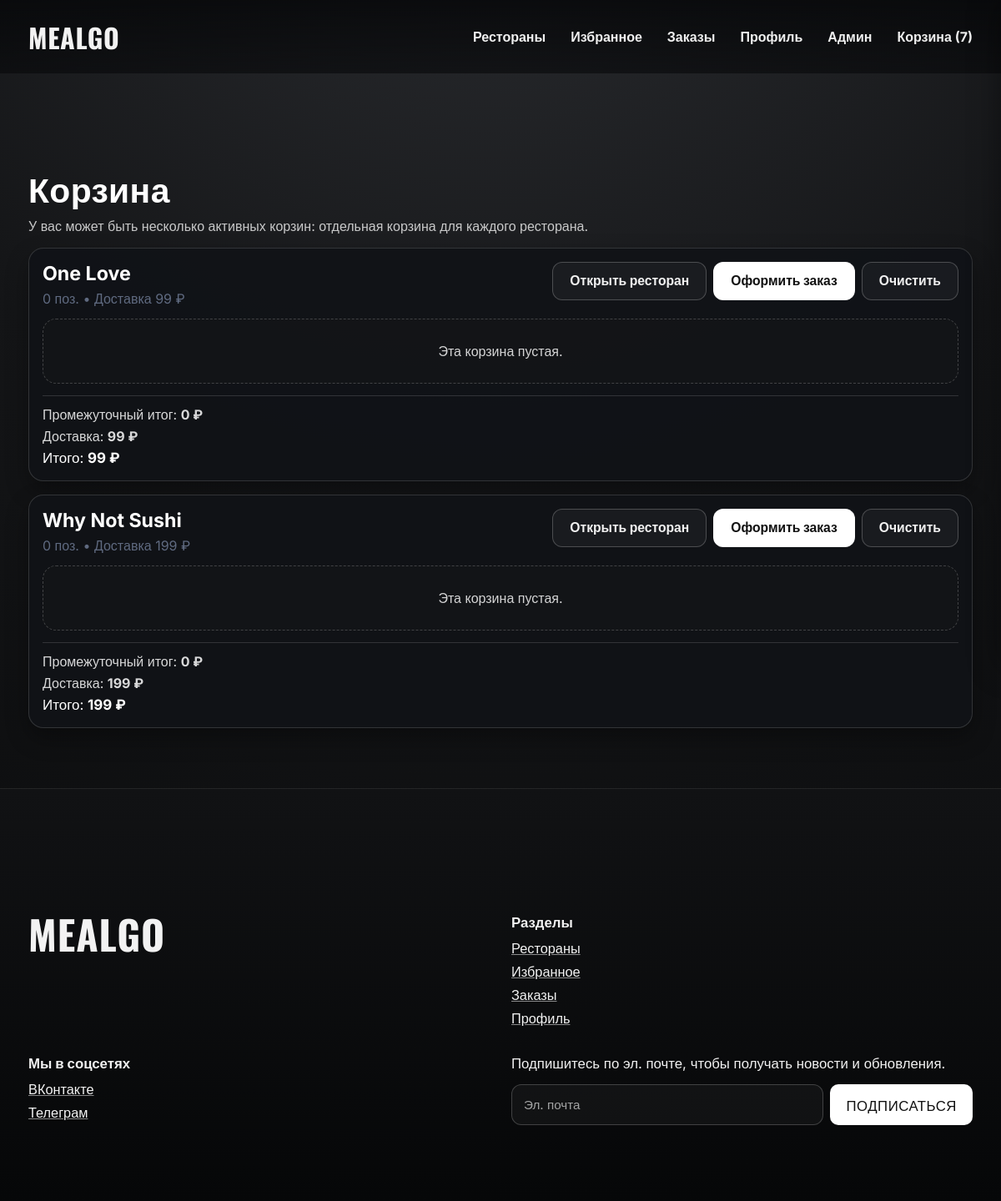
Screenshot of /public/cart.php (signed in) with the database file from the repository.
### tables this page shows
CREATE TABLE `carts` (
  `id` bigint(20) UNSIGNED NOT NULL,
  `user_id` bigint(20) UNSIGNED NOT NULL,
  `restaurant_id` bigint(20) UNSIGNED NOT NULL,
  `status` enum('active','converted','abandoned') NOT NULL DEFAULT 'active',
  `active_marker` tinyint(4) GENERATED ALWAYS AS (case when `status` = 'active' then 1 else NULL end) STORED,
  `created_at` datetime NOT NULL,
  `updated_at` datetime NOT NULL
);

CREATE TABLE `restaurants` (
  `id` bigint(20) UNSIGNED NOT NULL,
  `name` varchar(180) NOT NULL,
  `short_description` varchar(400) DEFAULT NULL,
  `logo_image` varchar(255) DEFAULT NULL,
  `banner_image` varchar(255) DEFAULT NULL,
  `address` varchar(255) DEFAULT NULL,
  `phone` varchar(30) DEFAULT NULL,
  `working_hours` varchar(120) DEFAULT NULL,
  `rating` decimal(3,2) NOT NULL DEFAULT 0.00,
  `delivery_fee` decimal(10,2) NOT NULL DEFAULT 0.00,
  `min_order_amount` decimal(10,2) NOT NULL DEFAULT 0.00,
  `delivery_time_min` smallint(5) UNSIGNED NOT NULL DEFAULT 30,
  `delivery_time_max` smallint(5) UNSIGNED NOT NULL DEFAULT 60,
  `is_active` tinyint(1) NOT NULL DEFAULT 1,
  `created_at` datetime NOT NULL,
  `updated_at` datetime NOT NULL
);

### includes/db.php (called while the page is built, shortened)
<?php
function db(): PDO
{
    static $pdo = null;
    if ($pdo instanceof PDO) {
        return $pdo;
    }
    $cfg = require ROOT_PATH . '/config/database.php';
    $dsn = sprintf(
        'mysql:host=%s;port=%d;dbname=%s;charset=%s',
        $cfg['host'],
        $cfg['port'],
        $cfg['name'],
        $cfg['charset']
    );
    $pdo = new PDO($dsn, $cfg['user'], $cfg['pass'], [
        PDO::ATTR_ERRMODE => PDO::ERRMODE_EXCEPTION,
        PDO::ATTR_DEFAULT_FETCH_MODE => PDO::FETCH_ASSOC,
        PDO::ATTR_EMULATE_PREPARES => false,
    ]);
    return $pdo;
}
function db_one(string $sql, array $params = []): ?array
{
    $stmt = db()->prepare($sql);
    $stmt->execute($params);
    $row = $stmt->fetch();
    return $row === false ? null : $row;
}
function db_all(string $sql, array $params = []): array
{
    $stmt = db()->prepare($sql);
    $stmt->execute($params);
    return $stmt->fetchAll();
}

### includes/auth.php (called while the page is built, shortened)
<?php
function current_user(): ?array
{
    static $cached = null;
    static $cachedUserId = null;
    $userId = $_SESSION['user_id'] ?? null;
    if ($cachedUserId === (int) $userId && $cached !== null) {
        return $cached;
    }
    $user = db_one(
        'SELECT id, name, email, phone, role, email_verified_at, is_active, created_at
         FROM users WHERE id = :id LIMIT 1',
        ['id' => $userId]
    );
    $cachedUserId = (int) $userId;
    return $cached = $user;
}
function auth_check(): bool
{
    return current_user() !== null;
}
function require_auth(): void
{
    if (!auth_check()) {
        flash('error', 'Нужно войти в аккаунт.');
        redirect_to('/login.php');
    }
}

### includes/cart.php (called while the page is built, shortened)
<?php
function get_active_carts(int $userId): array
{
    return db_all(
        'SELECT c.id, c.restaurant_id, c.updated_at, r.name AS restaurant_name, r.delivery_fee,
                COALESCE(SUM(ci.quantity),0) AS items_count,
                COALESCE(SUM(ci.quantity * ci.price),0) AS subtotal
         FROM carts c
         JOIN restaurants r ON r.id = c.restaurant_id
         LEFT JOIN cart_items ci ON ci.cart_id = c.id
         WHERE c.user_id = :user_id AND c.status = "active"
         GROUP BY c.id, c.restaurant_id, c.updated_at, r.name, r.delivery_fee
         ORDER BY c.updated_at DESC',
        ['user_id' => $userId]
    );
}
function get_cart_detail(int $userId, int $cartId): ?array
{
    $cart = db_one(
        'SELECT c.*, r.name AS restaurant_name, r.delivery_fee, r.min_order_amount
         FROM carts c
         JOIN restaurants r ON r.id = c.restaurant_id
         WHERE c.id = :id AND c.user_id = :user_id LIMIT 1',
        ['id' => $cartId, 'user_id' => $userId]
    );
    $items = db_all(
        'SELECT ci.id, ci.menu_item_id, ci.quantity, ci.price,
                mi.name, mi.image,
                (ci.quantity * ci.price) AS line_total
         FROM cart_items ci
         JOIN menu_items mi ON mi.id = ci.menu_item_id
         WHERE ci.cart_id = :cart_id
         ORDER BY ci.id ASC',
        ['cart_id' => $cartId]
    );
    $subtotal = 0.0;
    $deliveryFee = (float) $cart['delivery_fee'];
    $cart['items'] = $items;
    $cart['subtotal'] = $subtotal;
    $cart['total'] = $subtotal + $deliveryFee;
    return $cart;
}

### includes/functions.php (called while the page is built, shortened)
<?php
function app_config(?string $key = null, mixed $default = null): mixed
{
    static $config = null;
    if ($config === null) {
        $config = require ROOT_PATH . '/config/app.php';
    }
    $segments = explode('.', $key);
    $value = $config;
    foreach ($segments as $segment) {
        $value = $value[$segment];
    }
    return $value;
}
function e(?string $value): string
{
    return htmlspecialchars((string) ($value ?? ''), ENT_QUOTES | ENT_SUBSTITUTE, 'UTF-8');
}
function base_url(string $path = ''): string
{
    $base = rtrim((string) app_config('app_url', ''), '/');
    $path = '/' . ltrim($path, '/');
    return $base . ($path === '/' ? '' : $path);
}

### config/app.php (called while the page is built, shortened)
<?php
return [
    'app_name' => getenv('APP_NAME') ?: 'Mealgo',
    'app_url' => getenv('APP_URL') ?: '/diplomv2/public',
    'app_public_url' => getenv('APP_PUBLIC_URL') ?: 'http://localhost/diplomv2/public',
    'timezone' => getenv('APP_TIMEZONE') ?: 'Europe/Moscow',
    'session_name' => getenv('SESSION_NAME') ?: 'mealgo_session',
    'mail' => [
        'driver' => getenv('MAIL_DRIVER') ?: 'smtp',
        'from_email' => getenv('MAIL_FROM') ?: 'no-reply@mealgo.local',
        'from_name' => getenv('MAIL_FROM_NAME') ?: 'Mealgo',
        'smtp_host' => getenv('MAIL_HOST') ?: '127.0.0.1',
        'smtp_port' => (int) (getenv('MAIL_PORT') ?: 1025),
    ],
    'security' => [
        'login_attempts' => 5,
        'login_decay_seconds' => 600,
        'register_attempts' => 4,
        'register_decay_seconds' => 3600,
        'verification_attempts' => 6,
        'verification_decay_seconds' => 600,
        'password_reset_attempts' => 4,
        'password_reset_decay_seconds' => 1800,
    ],
    'maps' => [
        'provider' => getenv('MAP_PROVIDER') ?: 'dadata',
        'nominatim_url' => getenv('NOMINATIM_URL') ?: 'https://nominatim.openstreetmap.org/search',
        'dadata_suggest_url' => getenv('DADATA_SUGGEST_URL') ?: 'https://suggestions.dadata.ru/suggestions/api/4_1/rs/suggest/address',
        'dadata_api_key' => getenv('DADATA_API_KEY') ?: '76cb7a0cd7c96a33f60bd54eb12309d00ea32aac',
    ],
];

### public/cart.php (the view, shortened to what this page needs)
<?php
require_auth();
$user = current_user();
$userId = (int) $user['id'];
$activeMeta = get_active_carts($userId);
$carts = [];
foreach ($activeMeta as $meta) {
    $detail = get_cart_detail($userId, (int) $meta['id']);
    if ($detail !== null) {
        $carts[] = $detail;
    }
}
require ROOT_PATH . '/templates/header.php';
?>
<section class="container cart-page">
    <header class="cart-page__head">
        <h1>Корзина</h1>
        <p>У вас может быть несколько активных корзин: отдельная корзина для каждого ресторана.</p>
    </header>
    <?php if (!$carts): ?>
        <div class="empty-state restaurants-empty">
            <p>Пока нет активных корзин.</p>
            <a class="btn btn-primary" href="<?= e(base_url('/restaurants.php')) ?>">Выбрать рестораны</a>
        </div>
    <?php else: ?>
        <div class="cart-page__list">
            <?php foreach ($carts as $cart): ?>
                <article class="cart-restaurant-card" id="cart-<?= (int) $cart['id'] ?>">
                    <div class="cart-restaurant-card__top">
                        <div>
                            <h2><?= e((string) $cart['restaurant_name']) ?></h2>
                            <p class="muted">
                                <?= count($cart['items']) ?> поз. •
                                Доставка <?= number_format((float) $cart['delivery_fee'], 0, '.', ' ') ?> ₽
                            </p>
                        </div>
                        <div class="cart-restaurant-card__actions">
                            <a class="btn btn-ghost" href="<?= e(base_url('/restaurant.php?id=' . (int) $cart['restaurant_id'])) ?>">Открыть ресторан</a>
                            <a class="btn btn-primary" href="<?= e(base_url('/checkout.php?cart_id=' . (int) $cart['id'])) ?>">Оформить заказ</a>
                            <form method="post">
                                <button class="btn btn-ghost" type="submit">Очистить</button>
                            </form>
                        </div>
                    </div>
                    <?php if (!$cart['items']): ?>
                        <div class="empty-state restaurants-empty">Эта корзина пустая.</div>
                    <?php endif; ?>
                    <div class="cart-restaurant-card__summary">
                        <p>Промежуточный итог: <strong><?= number_format((float) $cart['subtotal'], 0, '.', ' ') ?> ₽</strong></p>
                        <p>Доставка: <strong><?= number_format((float) $cart['delivery_fee'], 0, '.', ' ') ?> ₽</strong></p>
                        <p>Итого: <strong><?= number_format((float) $cart['total'], 0, '.', ' ') ?> ₽</strong></p>
                    </div>
                </article>
            <?php endforeach; ?>
        </div>
    <?php endif; ?>
</section>
<?php require ROOT_PATH . '/templates/footer.php'; ?>

### rows the page displays
carts: restaurant.name "One Love", count($cart['items']) "0", restaurant.delivery_fee "99", subtotal "0", total "99"
carts: restaurant.name "Why Not Sushi", count($cart['items']) "0", restaurant.delivery_fee "199", subtotal "0", total "199"

### other values shown
$cartCount "7"
